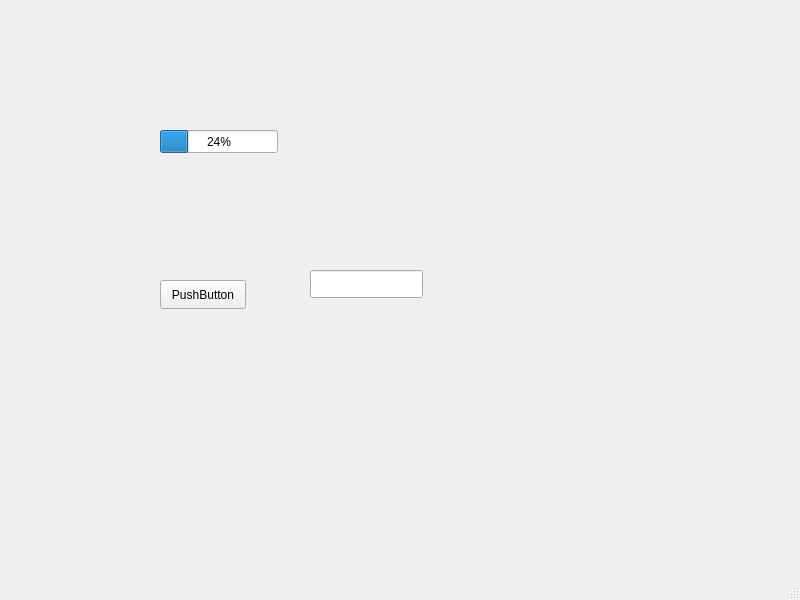
<?xml version="1.0" encoding="UTF-8"?>
<ui version="4.0">
 <class>MainWindow</class>
 <widget class="QMainWindow" name="MainWindow">
  <property name="geometry">
   <rect>
    <x>0</x>
    <y>0</y>
    <width>800</width>
    <height>600</height>
   </rect>
  </property>
  <property name="windowTitle">
   <string>MainWindow</string>
  </property>
  <widget class="QWidget" name="centralwidget">
   <widget class="QProgressBar" name="progressBar">
    <property name="geometry">
     <rect>
      <x>160</x>
      <y>130</y>
      <width>118</width>
      <height>23</height>
     </rect>
    </property>
    <property name="value">
     <number>24</number>
    </property>
   </widget>
   <widget class="QPushButton" name="nappi">
    <property name="geometry">
     <rect>
      <x>160</x>
      <y>280</y>
      <width>86</width>
      <height>29</height>
     </rect>
    </property>
    <property name="text">
     <string>PushButton</string>
    </property>
   </widget>
   <widget class="QLineEdit" name="lineEdit">
    <property name="geometry">
     <rect>
      <x>310</x>
      <y>270</y>
      <width>113</width>
      <height>28</height>
     </rect>
    </property>
   </widget>
  </widget>
  <widget class="QMenuBar" name="menubar">
   <property name="geometry">
    <rect>
     <x>0</x>
     <y>0</y>
     <width>800</width>
     <height>17</height>
    </rect>
   </property>
  </widget>
  <widget class="QStatusBar" name="statusbar"/>
 </widget>
 <resources/>
 <connections/>
</ui>
